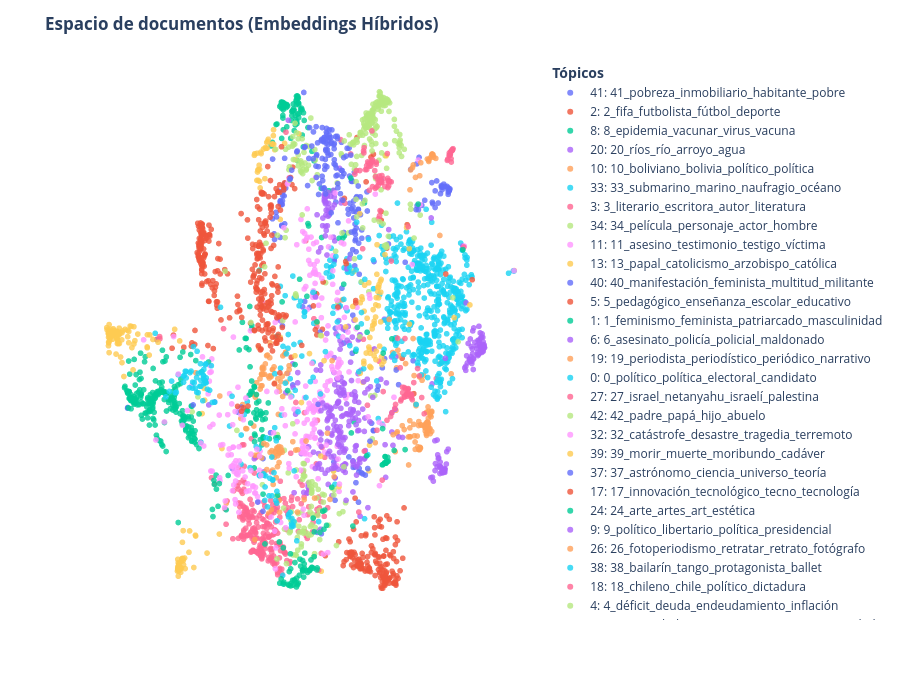

Source (notebook cell):
### Markdown cell above
## 9. Proyección 2D del Espacio Semántico

### Code cell
import plotly.express as px
import pandas as pd
from umap import UMAP

# ==============================================================================
# PROYECCIÓN 2D DEL ESPACIO SEMÁNTICO (LIMPIO Y FUNCIONAL)
# ==============================================================================
reducer = UMAP(n_neighbors=15, n_components=2, min_dist=0.0, metric='cosine', random_state=42)
coords_2d = reducer.fit_transform(embeddings_naturales)

topic_info = topic_model.get_topic_info()
topic_names = {row['Topic']: row['Name'] for _, row in topic_info.iterrows()}

# 1. Limpieza de taglines para evitar errores en el hover
clean_taglines = (
    df['tagline']
    .fillna("")
    .astype(str)
    .apply(lambda x: (x[:80] + "...") if len(x) > 83 else x)
    .replace("", "Sin bajada")
    .values
)

# 2. DataFrame base para visualización
plot_df = pd.DataFrame({
    'x': coords_2d[:, 0], 
    'y': coords_2d[:, 1],
    'topic': topics, 
    'title': df['title_text'].values,
    'tagline': clean_taglines
})

# FILTRO CLAVE: Excluir los outliers (-1) para que el gráfico no se sature de ruido gris
plot_df = plot_df[plot_df['topic'] != -1].copy()

# Mapeo de nombres limpios para la leyenda
plot_df['topic_name'] = plot_df['topic'].map(topic_names)
plot_df['topic_label'] = plot_df['topic'].astype(str) + ": " + plot_df['topic_name']

# Ordenar categorías estrictamente por ID de tópico positivo
topics_ordenados_validos = sorted(plot_df['topic'].unique())
categorias_ordenadas = [f"{t}: {topic_names[t]}" for t in topics_ordenados_validos]
plot_df['topic_label'] = pd.Categorical(plot_df['topic_label'], categories=categorias_ordenadas, ordered=True)

# 3. Gráfico de dispersión interactivo
fig = px.scatter(
    plot_df, 
    x='x', 
    y='y', 
    color='topic_label', 
    custom_data=['topic_label', 'title', 'tagline']
)

fig.update_traces(
    hovertemplate=(
        "<b>Tópico:</b> %{customdata[0]}<br>"
        "<b>Título:</b> %{customdata[1]}<br>"
        "<i>%{customdata[2]}</i>"
        "<extra></extra>"
    ), 
    marker=dict(size=6, opacity=0.8)
)

fig.update_layout(
    title="<b>Espacio de documentos (Embeddings Híbridos)</b>", 
    plot_bgcolor='rgba(0,0,0,0)', 
    paper_bgcolor='#fff', 
    height=700,
    hovermode="closest",
    xaxis=dict(showticklabels=False, zeroline=False, showgrid=False, title=""),
    yaxis=dict(showticklabels=False, zeroline=False, showgrid=False, title=""),
    legend=dict(title="<b>Tópicos</b>", orientation="v", y=1, x=1.02)
)

fig.write_html(GRAFICOS_DIR / "03_espacio_documentos.html")
fig.show()
